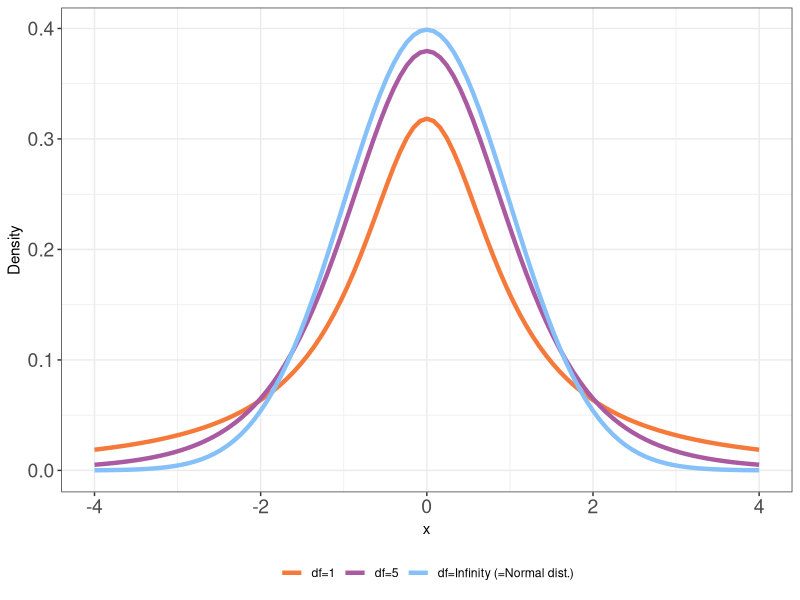
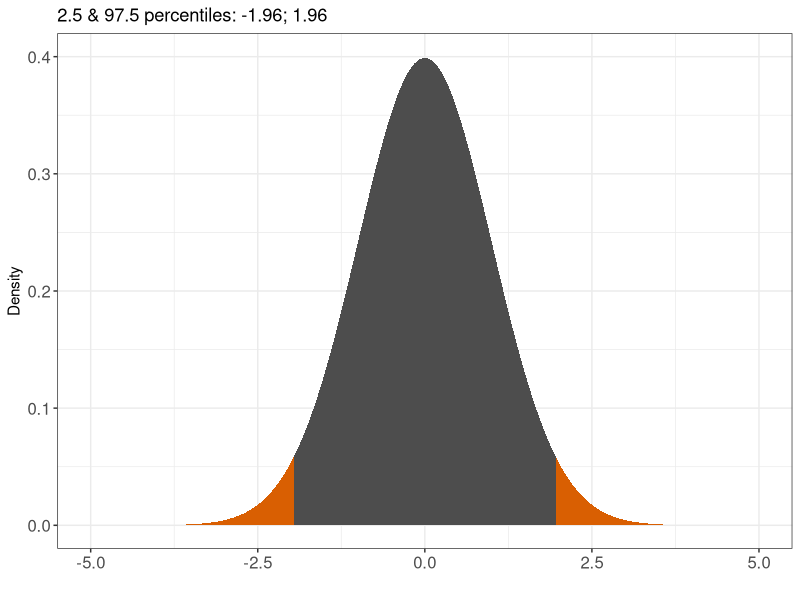
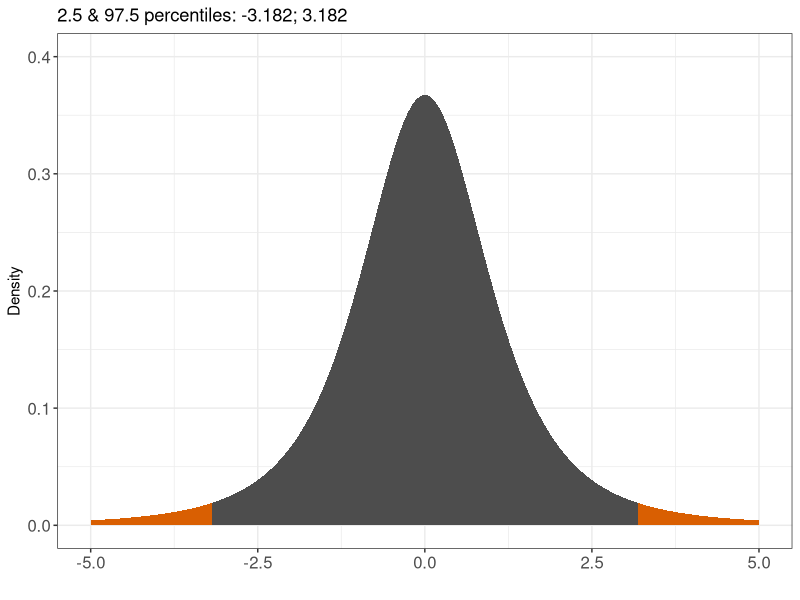
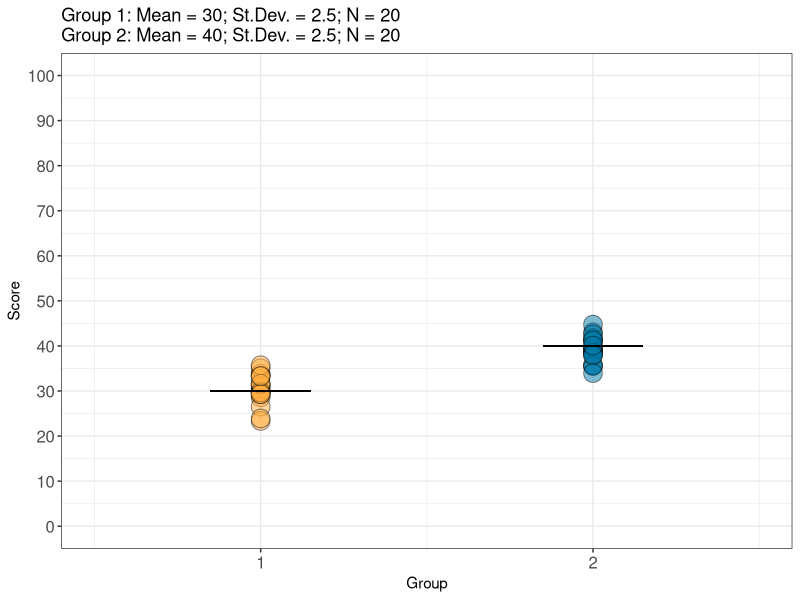
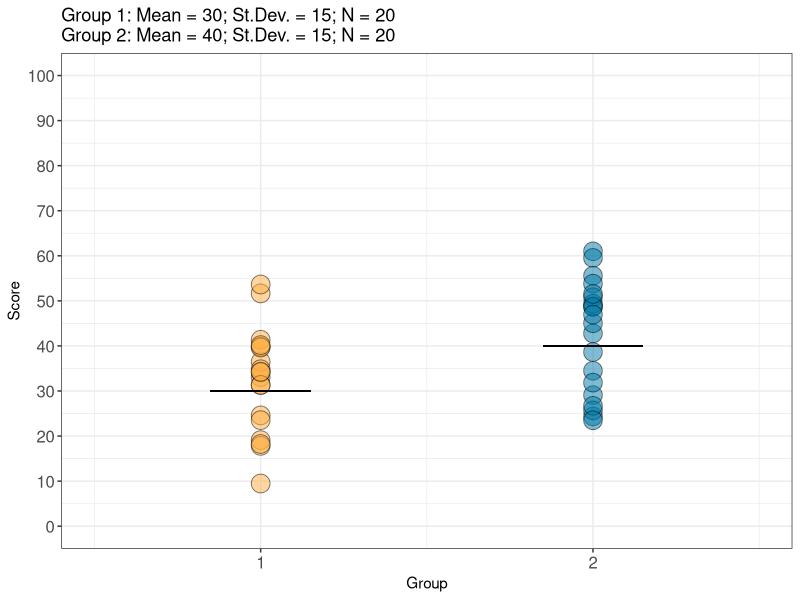
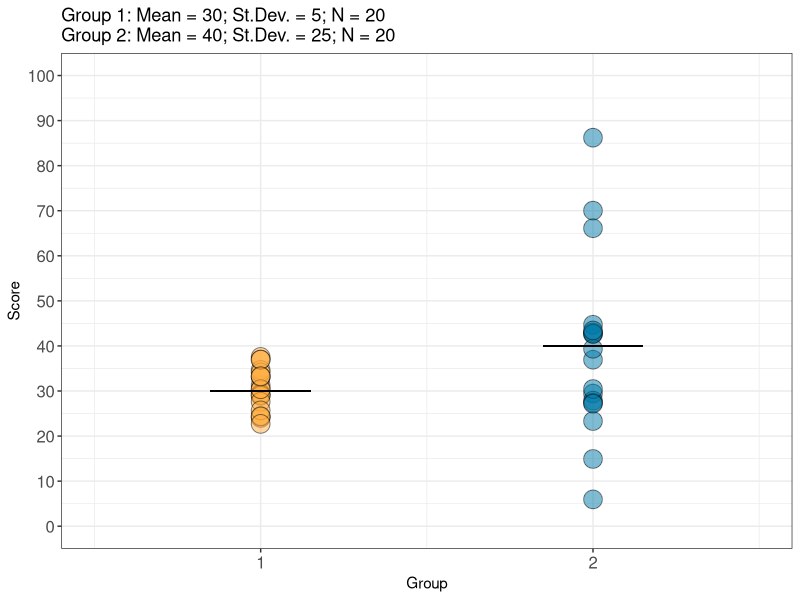
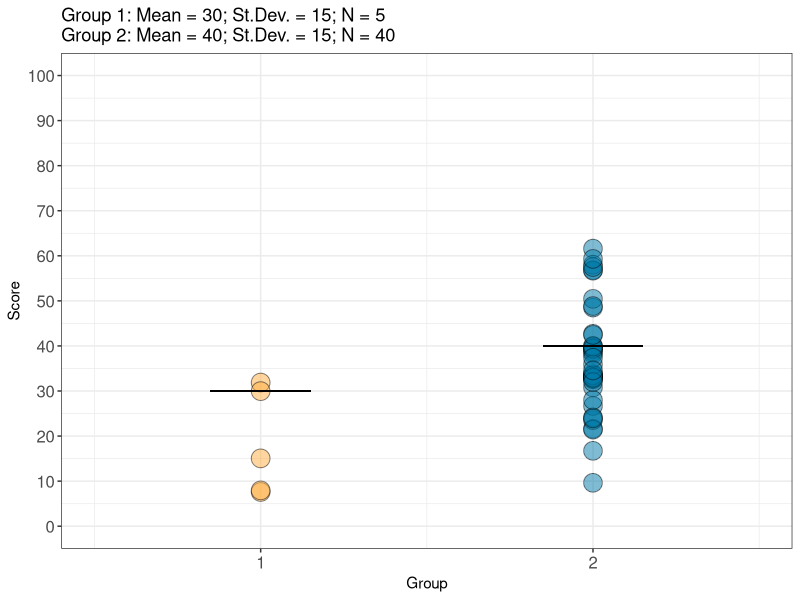
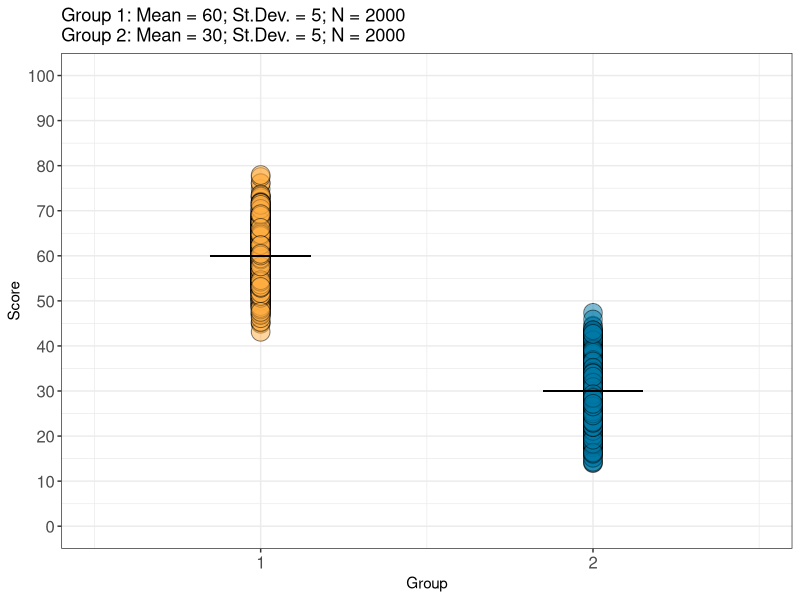

Source code (R) for these figures, in order:

# Graphs & Tables, Kvantitativ forskningsmetode
###############################################

# Lecture 7: t-test & correlation

library(tidyverse)
library(viridis)

setwd("/Users/carloknotz/Documents/Work/Stavanger/Teaching/Statistics/Slides")


# Graph of t-distribution
ggplot(NULL, aes(c(-4,4))) + 
  geom_line(stat = "function", fun = dt,args = list(df=1), aes(color="df=1"), size=1.5) +
  geom_line(stat = "function", fun = dt,args = list(df=05), aes(color="df=5"), size=1.5) +
  geom_line(stat = "function", fun = dt,args = list(df=Inf), aes(color="df=Infinity (=Normal dist.)"), size=1.5) +
  labs(y = "Density", x = "x") +
  #scale_color_viridis(discrete = T, option = "plasma") +
  scale_color_manual(values = c("#F5793A",
                                "#A95AA1",
                                "#85C0F9",
                                "#33a02c")) +
  theme_bw() +
  theme(axis.text = element_text(size=14),
        legend.position = "bottom",
        legend.title = element_blank())
  ggsave("t-dist.pdf")

  
# Comparison of 95 percentiles, normal vs. t
#############################################
  
# Normal:
ggplot(NULL, aes(c(-5,5))) + 
  geom_area(stat = "function", fun = dnorm, fill = "#d95f02", xlim = c(-5, qnorm(.025))) +
  geom_area(stat = "function", fun = dnorm, fill = "grey30", xlim = c(qnorm(.025), qnorm(.975))) +
  geom_area(stat = "function", fun = dnorm, fill = "#d95f02", xlim = c(qnorm(.975), 5)) +
  scale_y_continuous(limits = c(0,.4)) +
  labs(y = "Density", x = "",
       title = paste0("2.5 & 97.5 percentiles: ",round(qnorm(0.025),digits = 3),"; ",round(qnorm(0.975),digits = 3))) +
  theme_bw() +
    theme(axis.text = element_text(size=12))
  ggsave("normal_95per.pdf")
  
ggplot(NULL, aes(c(-5,5))) + 
  geom_area(stat = "function", fun = dt, args = list(df=3), fill = "#d95f02", 
            xlim = c(-5, qt(.025, df=3))) +
  geom_area(stat = "function", fun = dt, args = list(df=3), fill = "grey30", 
            xlim = c(qt(.025, df=3), qt(.975, df=3))) +
  geom_area(stat = "function", fun = dt, args = list(df=3), fill = "#d95f02", 
            xlim = c(qt(.975, df=3), 5)) +
  scale_y_continuous(limits = c(0,.4)) +
  labs(y = "Density", x = "",
       title = paste0("2.5 & 97.5 percentiles: ",round(qt(0.025, df=3),digits = 3),"; ",round(qt(0.975, df=3),digits = 3))) +
  theme_bw() +
  theme(axis.text = element_text(size=12))
ggsave("tdist_95per.pdf")
  
# Distributions around equal group means
########################################

set.seed(42)
mean_1 <- 30
mean_2 <- 40
N_1 <- 20
N_2 <- 20

# Equal & small sd
sd_1 <- 2.5
sd_2 <- 2.5

data.frame(group = c(rep(1,N_1),rep(2,N_2)),
           score = c(rnorm(n=N_1,mean=mean_1,sd=sd_1),rnorm(n=N_2,mean=mean_2,sd=sd_2))) %>% 
  ggplot(aes(x=group,y=score,fill=factor(group))) +
    geom_point(shape=21,size=6, alpha = .5) +
    geom_segment(aes(x=.85,xend=1.15, y=mean_1,yend=mean_1)) +
    geom_segment(aes(x=1.85,xend=2.15, y=mean_2,yend=mean_2)) +
    scale_fill_manual(values = c("#ffae42","#007ba7")) +
    scale_y_continuous(limits = c(0,100),
                     breaks = seq(0,100,10)) +
    scale_x_continuous(limits = c(.5,2.5),
                       breaks = c(1,2)) +
  labs(x = "Group", y = "Score",
       title = paste0("Group 1: Mean = ",mean_1,"; St.Dev. = ",sd_1,"; N = ",N_1,
                      "\nGroup 2: Mean = ",mean_2,"; St.Dev. = ",sd_2,"; N = ",N_2)) +
  theme_bw() +
  theme(axis.text = element_text(size=12),
        legend.position = "none")
  ggsave("grdist_case1.pdf")
  
  
# Equal & large sd
sd_1 <- 15
sd_2 <- 15

data.frame(group = c(rep(1,N_1),rep(2,N_2)),
           score = c(rnorm(n=N_1,mean=mean_1,sd=sd_1),rnorm(n=N_2,mean=mean_2,sd=sd_2))) %>% 
  ggplot(aes(x=group,y=score,fill=factor(group))) +
  geom_point(shape=21,size=6, alpha = .5) +
  geom_segment(aes(x=.85,xend=1.15, y=mean_1,yend=mean_1)) +
  geom_segment(aes(x=1.85,xend=2.15, y=mean_2,yend=mean_2)) +
  scale_fill_manual(values = c("#ffae42","#007ba7")) +
  scale_y_continuous(limits = c(0,100),
                     breaks = seq(0,100,10)) +
  scale_x_continuous(limits = c(.5,2.5),
                     breaks = c(1,2)) +
  labs(x = "Group", y = "Score",
       title = paste0("Group 1: Mean = ",mean_1,"; St.Dev. = ",sd_1,"; N = ",N_1,
                      "\nGroup 2: Mean = ",mean_2,"; St.Dev. = ",sd_2,"; N = ",N_2)) +
  theme_bw() +
  theme(axis.text = element_text(size=12),
        legend.position = "none")
ggsave("grdist_case2.pdf")  


# Unequal sd
sd_1 <- 5
sd_2 <- 25

data.frame(group = c(rep(1,N_1),rep(2,N_2)),
           score = c(rnorm(n=N_1,mean=mean_1,sd=sd_1),rnorm(n=N_2,mean=mean_2,sd=sd_2))) %>% 
  ggplot(aes(x=group,y=score,fill=factor(group))) +
  geom_point(shape=21,size=6, alpha = .5) +
  geom_segment(aes(x=.85,xend=1.15, y=mean_1,yend=mean_1)) +
  geom_segment(aes(x=1.85,xend=2.15, y=mean_2,yend=mean_2)) +
  scale_fill_manual(values = c("#ffae42","#007ba7")) +
  scale_y_continuous(limits = c(0,100),
                     breaks = seq(0,100,10)) +
  scale_x_continuous(limits = c(.5,2.5),
                     breaks = c(1,2)) +
  labs(x = "Group", y = "Score",
       title = paste0("Group 1: Mean = ",mean_1,"; St.Dev. = ",sd_1,"; N = ",N_1,
                      "\nGroup 2: Mean = ",mean_2,"; St.Dev. = ",sd_2,"; N = ",N_2)) +
  theme_bw() +
  theme(axis.text = element_text(size=12),
        legend.position = "none")
ggsave("grdist_case3.pdf")


# Unequal N
sd_1 <- 15
sd_2 <- 15
N_1 <- 5
N_2 <- 40

data.frame(group = c(rep(1,N_1),rep(2,N_2)),
           score = c(rnorm(n=N_1,mean=mean_1,sd=sd_1),rnorm(n=N_2,mean=mean_2,sd=sd_2))) %>% 
  ggplot(aes(x=group,y=score,fill=factor(group))) +
  geom_point(shape=21,size=6, alpha = .5) +
  geom_segment(aes(x=.85,xend=1.15, y=mean_1,yend=mean_1)) +
  geom_segment(aes(x=1.85,xend=2.15, y=mean_2,yend=mean_2)) +
  scale_fill_manual(values = c("#ffae42","#007ba7")) +
  scale_y_continuous(limits = c(0,100),
                     breaks = seq(0,100,10)) +
  scale_x_continuous(limits = c(.5,2.5),
                     breaks = c(1,2)) +
  labs(x = "Group", y = "Score",
       title = paste0("Group 1: Mean = ",mean_1,"; St.Dev. = ",sd_1,"; N = ",N_1,
                      "\nGroup 2: Mean = ",mean_2,"; St.Dev. = ",sd_2,"; N = ",N_2)) +
  theme_bw() +
  theme(axis.text = element_text(size=12),
        legend.position = "none")
  ggsave("grdist_case4.pdf")
  
  
# Simulate sampling dist of independent means under ideal conditions
####################################################################
  
N_1 <- 2000
N_2 <- 2000
mean_1 <- 60
mean_2 <- 30
sd_1 <- 5
sd_2 <- 5
nsamples <- 10000
samsize <- 50
  
pop <- data.frame(group = c(rep(1,N_1),rep(2,N_2)),
           score = c(rnorm(n=N_1,mean=mean_1,sd=sd_1),
                     rnorm(n=N_2,mean=mean_2,sd=sd_2)))  

pop %>% 
  ggplot(aes(x=group,y=score,fill=factor(group))) +
  geom_point(shape=21,size=6, alpha = .5) +
  geom_segment(aes(x=.85,xend=1.15, y=mean_1,yend=mean_1)) +
  geom_segment(aes(x=1.85,xend=2.15, y=mean_2,yend=mean_2)) +
  scale_fill_manual(values = c("#ffae42","#007ba7")) +
  scale_y_continuous(limits = c(0,100),
                     breaks = seq(0,100,10)) +
  scale_x_continuous(limits = c(.5,2.5),
                     breaks = c(1,2)) +
  labs(x = "Group", y = "Score",
       title = paste0("Group 1: Mean = ",mean_1,"; St.Dev. = ",sd_1,"; N = ",N_1,
                      "\nGroup 2: Mean = ",mean_2,"; St.Dev. = ",sd_2,"; N = ",N_2)) +
  theme_bw() +
  theme(axis.text = element_text(size=12),
        legend.position = "none")
  ggsave("meandiff_sim_pop.pdf")
  
pop %>% 
  ggplot(aes(x=group,y=score,fill=factor(group))) +
  geom_point(shape=21,size=6, alpha = .5) +
  geom_segment(aes(x=.85,xend=1.15, y=mean_1,yend=mean_1)) +
  geom_segment(aes(x=1.85,xend=2.15, y=mean_2,yend=mean_2)) +
  scale_fill_manual(values = c("#ffae42","#007ba7")) +
  scale_y_continuous(limits = c(0,100),
                     breaks = seq(0,100,10)) +
  scale_x_continuous(limits = c(.5,2.5),
                     breaks = c(1,2)) +
  labs(x = "Group", y = "Score") +
  theme_bw() +
  theme(axis.text = element_text(size=12),
        legend.position = "none")
ggsave("meandiff_sim_pop_wide.pdf",
       width=10,
       height=5,
       units = "cm")  
  
# Draw random samples
diffs <- sapply(seq(1,nsamples,1),
                function(x){
                  sample <- dplyr::sample_n(pop,
                                            size = samsize,
                                            replace = F)
                  smean1 <- mean(sample$score[which(sample$group==1)])
                  smean2 <- mean(sample$score[which(sample$group==2)])
                  return(smean1-smean2)
                })

data.frame(diffs = diffs,
                    snum = seq(1,length(diffs),1)) %>% 
  ggplot(aes(x=diffs)) +
    geom_histogram(color="black", bins = 200, alpha = .7) +
    geom_vline(xintercept = 30, size = 1, linetype = "solid",
               color = "Orange") +
    scale_x_continuous(limits = c(0,50),
                       breaks = seq(0,50,10)) +
    labs(x = "Measured difference between group means",
         y = "Number of samples",
         title = paste0(nsamples," random samples; ",samsize," observations per sample.")) +
    theme_bw() +
    theme(axis.text = element_text(size=12))
  ggsave("meandiff_sim.pdf")
    
# Again under H_0 
N_1 <- 2000
N_2 <- 2000
mean_1 <- 50
mean_2 <- 50
sd_1 <- 5
sd_2 <- 5
nsamples <- 10000
samsize <- 50

pop <- data.frame(group = c(rep(1,N_1),rep(2,N_2)),
                  score = c(rnorm(n=N_1,mean=mean_1,sd=sd_1),
                            rnorm(n=N_2,mean=mean_2,sd=sd_2)))  

pop %>% 
  ggplot(aes(x=group,y=score,fill=factor(group))) +
  geom_point(shape=21,size=6, alpha = .5) +
  geom_segment(aes(x=.85,xend=1.15, y=mean_1,yend=mean_1)) +
  geom_segment(aes(x=1.85,xend=2.15, y=mean_2,yend=mean_2)) +
  scale_fill_manual(values = c("#ffae42","#007ba7")) +
  scale_y_continuous(limits = c(0,100),
                     breaks = seq(0,100,10)) +
  scale_x_continuous(limits = c(.5,2.5),
                     breaks = c(1,2)) +
  labs(x = "Group", y = "Score",
       title = paste0("Group 1: Mean = ",mean_1,"; St.Dev. = ",sd_1,"; N = ",N_1,
                      "\nGroup 2: Mean = ",mean_2,"; St.Dev. = ",sd_2,"; N = ",N_2)) +
  theme_bw() +
  theme(axis.text = element_text(size=12),
        legend.position = "none")
ggsave("meandiff_sim_pop_h0.pdf")

# Draw random samples
diffs <- sapply(seq(1,nsamples,1),
                function(x){
                  sample <- dplyr::sample_n(pop,
                                            size = samsize,
                                            replace = F)
                  smean1 <- mean(sample$score[which(sample$group==1)])
                  smean2 <- mean(sample$score[which(sample$group==2)])
                  return(smean1-smean2)
                })

data.frame(diffs = diffs,
           snum = seq(1,length(diffs),1)) %>% 
  ggplot(aes(x=diffs)) +
  geom_histogram(color="black", bins = 200, alpha = .7) +
  geom_vline(xintercept = 0, size = 1, linetype = "solid",
             color = "Orange") +
  scale_x_continuous(limits = c(-20,20),
                     breaks = seq(-20,20,5)) +
  labs(x = "Measured difference between group means",
       y = "Number of samples",
       title = paste0(nsamples," random samples; ",samsize," observations per sample.")) +
  theme_bw() +
  theme(axis.text = element_text(size=12))
ggsave("meandiff_sim_h0.pdf")

# w/o title
data.frame(diffs = diffs,
           snum = seq(1,length(diffs),1)) %>% 
  ggplot(aes(x=diffs)) +
  geom_histogram(color="black", bins = 200, alpha = .7) +
  geom_vline(xintercept = 0, size = 1, linetype = "solid",
             color = "Orange") +
  scale_x_continuous(limits = c(-20,20),
                     breaks = seq(-20,20,5)) +
  labs(x = "Measured difference between group means",
       y = "Number of samples") +
  theme_bw() +
  theme(axis.text = element_text(size=12))
  ggsave("meandiff_sim_h0_notitle.pdf")

data.frame(diffs = diffs,
           snum = seq(1,length(diffs),1)) %>% 
  ggplot(aes(x=diffs)) +
  geom_histogram(color="black", bins = 200, alpha = .7) +
  geom_vline(xintercept = 0, size = 1, linetype = "solid",
             color = "Orange") +
  scale_x_continuous(limits = c(-20,20),
                     breaks = seq(-20,20,5)) +
  labs(x = "Measured difference between group means",
       y = "Number of samples") +
  theme_bw() +
  theme(axis.text = element_text(size=12))
  ggsave("meandiff_sim_h0_wide.pdf",
         width=10,
         height=5,
         units = "cm")

  
# quantiles indicated
data.frame(diffs = diffs,
           snum = seq(1,length(diffs),1)) %>% 
  mutate(within = ifelse(diffs<=mean(diffs)-1.96*sd(diffs) | diffs>=mean(diffs)+1.96*sd(diffs),
                         "no","yes")) %>% 
  ggplot(aes(x=diffs)) +
  geom_histogram(aes(fill=within), bins = 200) +
  geom_vline(xintercept = 0, size = 1, linetype = "solid",
             color = "Orange") +
  scale_x_continuous(limits = c(-7.5,7.5),
                     breaks = seq(-7.5,7.5,2.5)) +
  scale_fill_manual(values = c("red","gray30"),
                    labels = c("Outer 5%","Inner 95%")) +
  labs(x = "Measured difference between group means",
       y = "Number of samples") +
  theme_bw() +
  theme(axis.text = element_text(size=12),
        legend.title = element_blank(),
        legend.position = "bottom")  
  ggsave("meandiff_quantiles.pdf")
  
  

# Measured, H_0 confirmed
data.frame(diffs = diffs,
           snum = seq(1,length(diffs),1)) %>% 
  mutate(within = ifelse(diffs<=mean(diffs)-1.96*sd(diffs) | diffs>=mean(diffs)+1.96*sd(diffs),
                         "no","yes")) %>% 
  ggplot(aes(x=diffs)) +
  geom_histogram(aes(fill=within),color="black", bins = 200) +
  geom_vline(xintercept = 0, size = 1, linetype = "solid",
             color = "Orange") +
  geom_vline(xintercept = 1.5,size = 1.5, linetype = "dashed",
             color = "#00AB08") +
  scale_x_continuous(limits = c(-20,20),
                     breaks = seq(-20,20,5)) +
  scale_fill_manual(values = c("#FFAE42","gray30"),
                    labels = c("Outer 5%","Inner 95%")) +
  labs(x = "Measured difference between group means",
       y = "Number of samples",
       title = "Green dashed line: Measured difference = 1.5") +
  theme_bw() +
  theme(axis.text = element_text(size=12),
        legend.title = element_blank(),
        legend.position = "bottom")
  ggsave("meandiff_h0_confirm.pdf")
  
  
# Measured, H_0 rejected
data.frame(diffs = diffs,
           snum = seq(1,length(diffs),1)) %>% 
  mutate(within = ifelse(diffs<=mean(diffs)-1.96*sd(diffs) | diffs>=mean(diffs)+1.96*sd(diffs),
                         "no","yes")) %>% 
  ggplot(aes(x=diffs)) +
  geom_histogram(aes(fill=within),color="black", bins = 200) +
  geom_vline(xintercept = 0, size = 1, linetype = "solid",
             color = "Orange") +
  geom_vline(xintercept = 10,size = 1.5, linetype = "dashed",
             color = "#00AB08") +
  scale_x_continuous(limits = c(-20,20),
                     breaks = seq(-20,20,5)) +
  scale_fill_manual(values = c("#FFAE42","gray30"),
                    labels = c("Outer 5%","Inner 95%")) +
  labs(x = "Measured difference between group means",
       y = "Number of samples",
       title = "Green dashed line: Measured difference = 10") +
  theme_bw() +
  theme(axis.text = element_text(size=12),
        legend.title = element_blank(),
        legend.position = "bottom")
ggsave("meandiff_h0_reject.pdf")

data.frame(diffs = diffs,
           snum = seq(1,length(diffs),1)) %>% 
  mutate(within = ifelse(diffs<=mean(diffs)-1.96*sd(diffs) | diffs>=mean(diffs)+1.96*sd(diffs),
                         "no","yes")) %>% 
  ggplot(aes(x=diffs)) +
  geom_histogram(aes(fill=within),color="black", bins = 200) +
  geom_vline(xintercept = 0, size = 1, linetype = "solid",
             color = "Orange") +
  geom_vline(xintercept = 10,size = 1.5, linetype = "dashed",
             color = "#00AB08") +
  scale_x_continuous(limits = c(-20,20),
                     breaks = seq(-20,20,5)) +
  scale_fill_manual(values = c("#FFAE42","gray30"),
                    labels = c("Outer 5%","Inner 95%")) +
  labs(x = "Measured difference between group means",
       y = "Number of samples") +
  theme_bw() +
  theme(axis.text = element_text(size=12),
        legend.title = element_blank(),
        legend.position = "none")
ggsave("meandiff_H0_rejected_wide.pdf",
       width = 10,
       height = 5,
       units = "cm")


# Large variance, smaller difference
####################################
N_1 <- 2000
N_2 <- 2000
mean_1 <- 45
mean_2 <- 30
sd_1 <- 40
sd_2 <- 40
nsamples <- 10000
samsize <- 50

pop <- data.frame(group = c(rep(1,N_1),rep(2,N_2)),
                  score = c(rnorm(n=N_1,mean=mean_1,sd=sd_1),
                            rnorm(n=N_2,mean=mean_2,sd=sd_2)))  


pop %>% 
  ggplot(aes(x=group,y=score,fill=factor(group))) +
  geom_point(shape=21,size=6, alpha = .5) +
  geom_segment(aes(x=.85,xend=1.15, y=mean_1,yend=mean_1)) +
  geom_segment(aes(x=1.85,xend=2.15, y=mean_2,yend=mean_2)) +
  scale_fill_manual(values = c("#ffae42","#007ba7")) +
  scale_y_continuous(limits = c(0,100),
                     breaks = seq(0,100,10)) +
  scale_x_continuous(limits = c(.5,2.5),
                     breaks = c(1,2)) +
  labs(x = "Group", y = "Score",
       title = paste0("Group 1: Mean = ",mean_1,"; St.Dev. = ",sd_1,"; N = ",N_1,
                      "\nGroup 2: Mean = ",mean_2,"; St.Dev. = ",sd_2,"; N = ",N_2)) +
  theme_bw() +
  theme(axis.text = element_text(size=12),
        legend.position = "none")
ggsave("meandiff_sim_pop_largevar.pdf")

# Draw random samples - for H_0! 
N_1 <- 2000
N_2 <- 2000
mean_1 <- 50
mean_2 <- 50
sd_1 <- 30
sd_2 <- 30
nsamples <- 10000
samsize <- 50

pop <- data.frame(group = c(rep(1,N_1),rep(2,N_2)),
                  score = c(rnorm(n=N_1,mean=mean_1,sd=sd_1),
                            rnorm(n=N_2,mean=mean_2,sd=sd_2)))

diffs <- sapply(seq(1,nsamples,1),
                function(x){
                  sample <- dplyr::sample_n(pop,
                                            size = samsize,
                                            replace = F)
                  smean1 <- mean(sample$score[which(sample$group==1)])
                  smean2 <- mean(sample$score[which(sample$group==2)])
                  return(smean1-smean2)
                })

data.frame(diffs = diffs,
           snum = seq(1,length(diffs),1)) %>% 
  ggplot(aes(x=diffs)) +
  geom_histogram(color="black", bins = 200, alpha = .7) +
  geom_vline(xintercept = 0, size = 1, linetype = "solid",
             color = "Orange") +
  geom_vline(xintercept = 15, size = 1, linetype = "dashed",
             color = "#00AB08") +
  scale_x_continuous(limits = c(-30,30),
                     breaks = seq(-30,30,10)) +
  labs(x = "Measured difference between group means",
       y = "Number of samples",
       title = paste0(nsamples," random samples; ",samsize," observations per sample.")) +
  theme_bw() +
  theme(axis.text = element_text(size=12))
ggsave("meandiff_sim_largevar.pdf")


# With quantile value
data.frame(diffs = diffs,
           snum = seq(1,length(diffs),1)) %>% 
  ggplot(aes(x=diffs)) +
  geom_histogram(color="black", bins = 200, fill = "black") +
  geom_vline(xintercept = 0, size = 1, linetype = "solid",
             color = "Orange") +
  geom_vline(xintercept = 15, size = 1.5, linetype = "dashed",
             color = "#00AB08") +
  annotate("segment", x = 0, xend = 15, y = 20, yend = 20,size=1.5,
           arrow = arrow(ends='both'), color = "#00AB08") + 
  annotate("text",x=15/2,y=30,color="#00AB08",size=10,
           label = paste0(round(15/(sd(diffs)),digits = 2))) +
  scale_x_continuous(limits = c(-30,30),
                     breaks = seq(-30,30,10)) +
  labs(x = "Measured difference between group means",
       y = "Number of samples",
       title = paste0("Our result is Z = ",round(15/(sd(diffs)),digits = 2)," standard deviations from the center.")) +
  theme_bw() +
  theme(axis.text = element_text(size=12))
  ggsave("meandiff_sim_largevar_quant1.pdf")

# with 95% shaded
data.frame(diffs = diffs,
           snum = seq(1,length(diffs),1)) %>% 
  mutate(within = ifelse(diffs<=mean(diffs)-1.96*sd(diffs) | diffs>=mean(diffs)+1.96*sd(diffs),
                         "no","yes")) %>% 
  ggplot(aes(x=diffs,fill=within)) +
  geom_histogram(bins = 200, color = "black") +
  geom_vline(xintercept = 0, size = 1, linetype = "solid",
             color = "Orange") +
  geom_vline(xintercept = 15, size = 1.5, linetype = "dashed",
             color = "#00AB08") +
  scale_fill_manual(values = c("#FFAE42","black"),
                    labels = c("Outer 5%","Inner 95%")) +
  annotate("segment", x = 0, xend = 15, y = 22, yend = 22,size=1.5,
           arrow = arrow(ends='both'), color = "#00AB08") + 
  annotate("text",x=15/2,y=30,color="#00AB08",size=9,
           label = paste0(round(15/(sd(diffs)),digits = 2))) +
  annotate("segment", x = 0, xend = mean(diffs)+1.96*sd(diffs), y = 2, yend = 2,size=1.5,
           arrow = arrow(ends='both'), color = "#FFAE42") + 
  annotate("text",x=15/2,y=10,color="#FFAE42",size=9,
           label = "1.96") +
  scale_x_continuous(limits = c(-30,30),
                     breaks = seq(-30,30,10)) +
  labs(x = "Measured difference between group means",
       y = "Number of samples",
       title = paste0("Our result is ",round(15/(sd(diffs)),digits = 2)," standard deviations from the center.")) +
  theme_bw() +
  theme(axis.text = element_text(size=12),
        legend.position = "bottom", legend.title = element_blank())
  ggsave("meandiff_sim_largevar_quant2.pdf")

  
# Calculate p-value: 
round(2*(pnorm(-abs(1.76))),
      digits = 3)  
  





